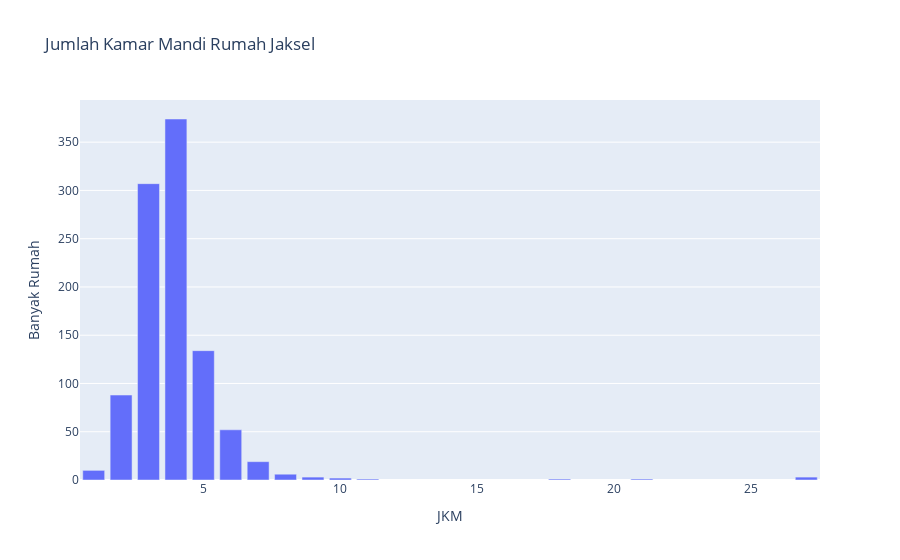

Notebook cell for this chart:
### Code cell
dataKamarMandi = pd.DataFrame(
    data['JKM'].value_counts().reset_index().rename(columns={'count':'Banyak Rumah'})
  )
px.bar(
    data_frame=dataKamarMandi, y = 'Banyak Rumah', x = 'JKM',
    title = 'Jumlah Kamar Mandi Rumah Jaksel'
)

### Figure 1 — Plotly figure (JSON) as saved in the notebook; plotly's stock layout.template omitted (floating-point values rounded to 4 significant figures)
{"data": [{"alignmentgroup": "True", "hovertemplate": "JKM=%{x}<br>Banyak Rumah=%{y}<extra></extra>", "legendgroup": "", "marker": {"color": "#636efa", "pattern": {"shape": ""}}, "name": "", "offsetgroup": "", "orientation": "v", "showlegend": false, "textposition": "auto", "type": "bar", "x": [4, 3, 5, 2, 6, 7, 1, 8, 9, 27, 10, 18, 11, 21], "xaxis": "x", "y": [374, 307, 134, 88, 52, 19, 10, 6, 3, 3, 2, 1, 1, 1], "yaxis": "y"}], "layout": {"barmode": "relative", "legend": {"tracegroupgap": 0}, "title": {"text": "Jumlah Kamar Mandi Rumah Jaksel"}, "xaxis": {"anchor": "y", "domain": [0, 1], "title": {"text": "JKM"}}, "yaxis": {"anchor": "x", "domain": [0, 1], "title": {"text": "Banyak Rumah"}}}}
